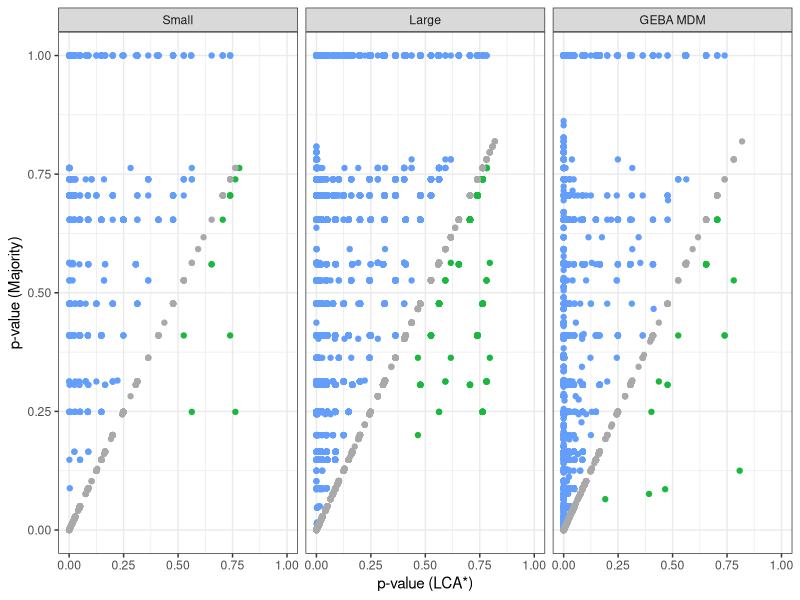
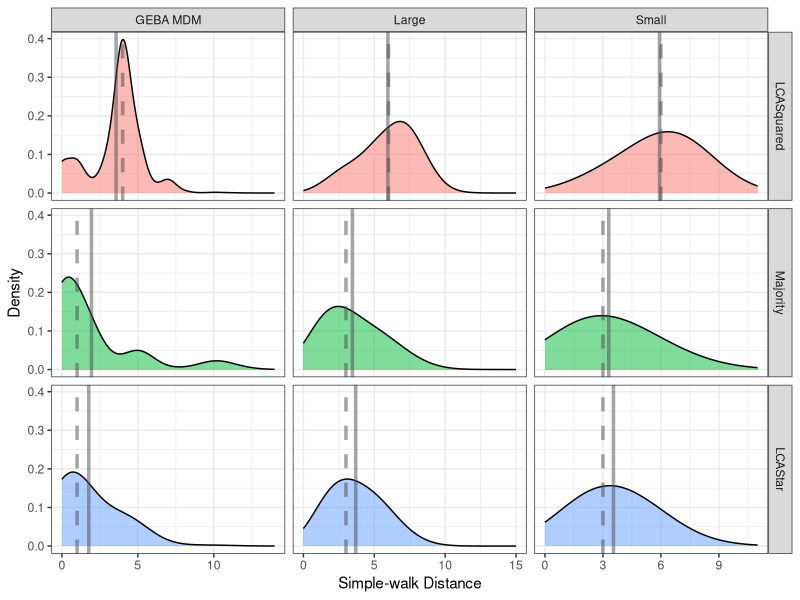
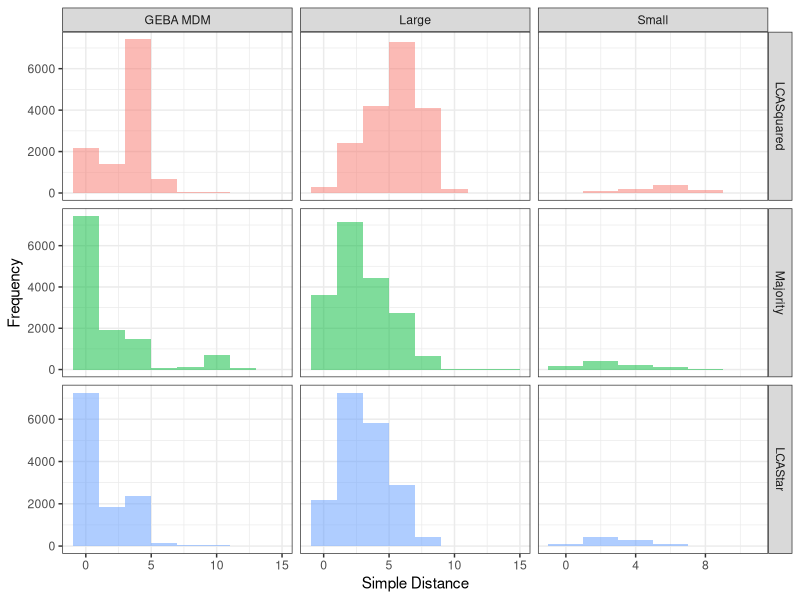
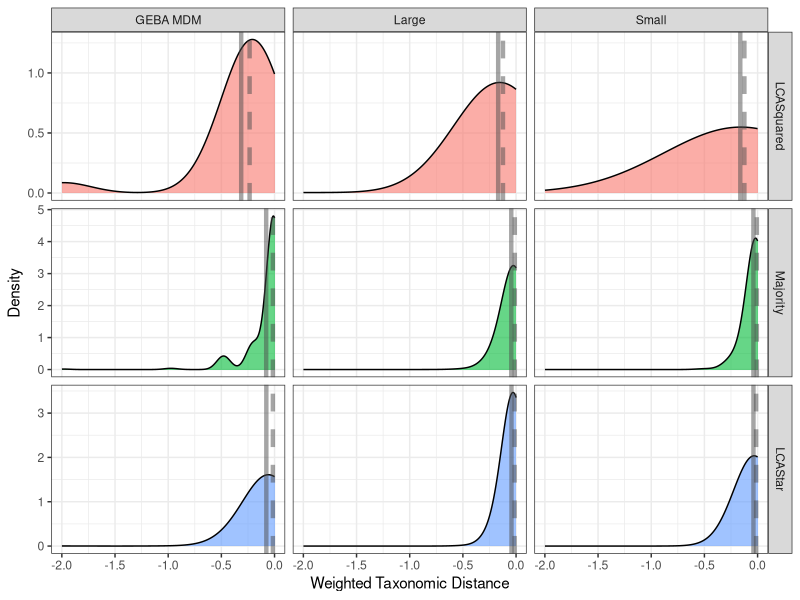
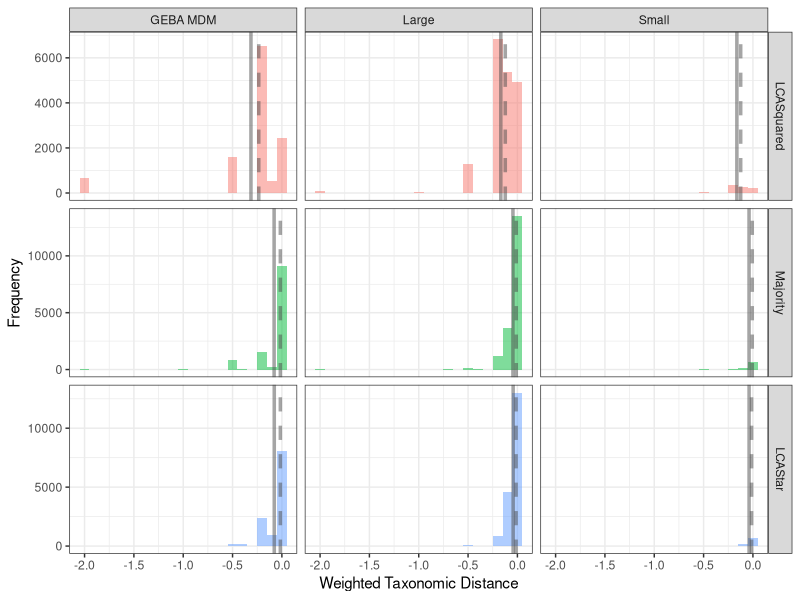
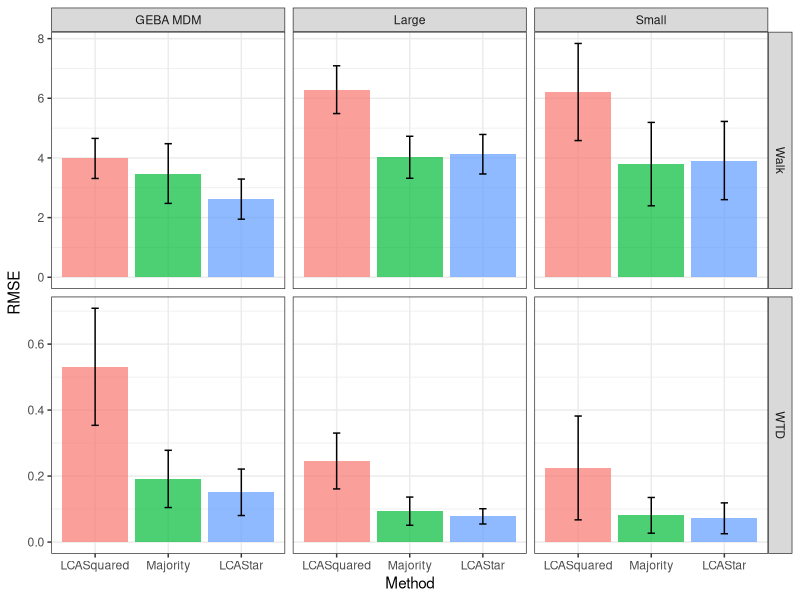
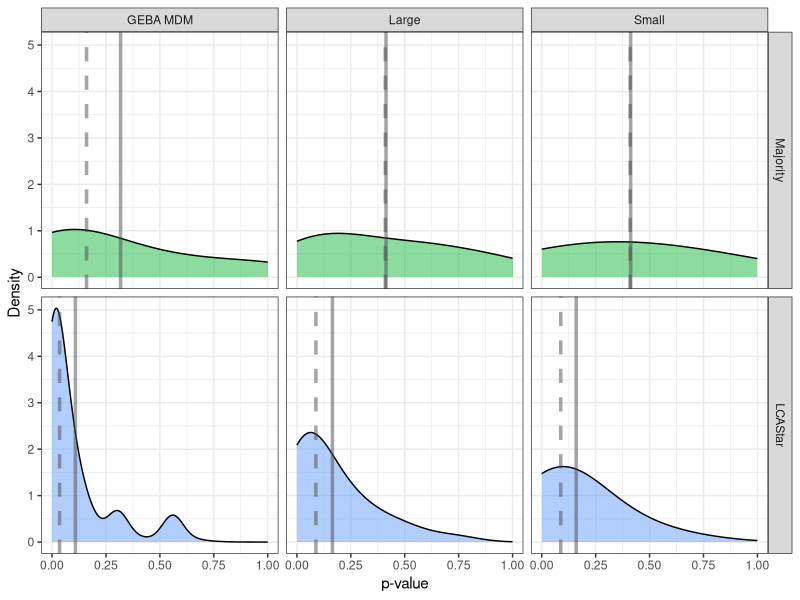
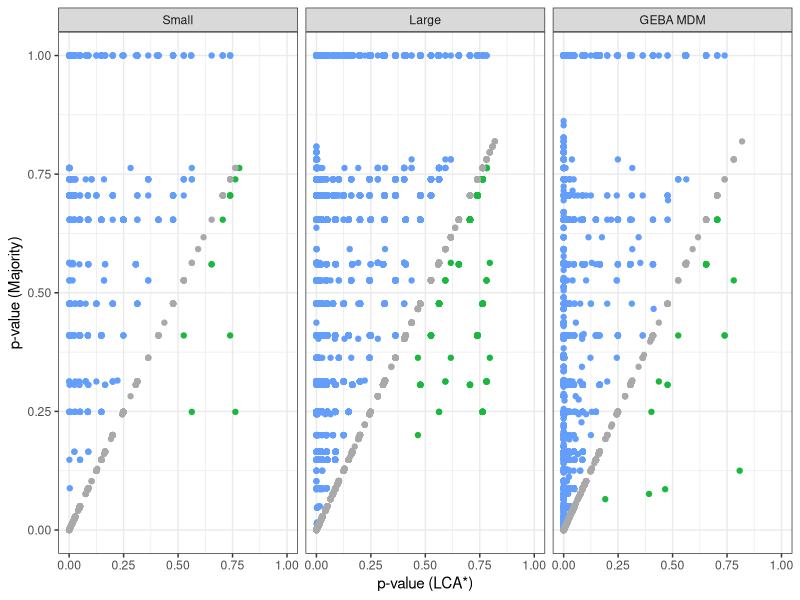

The R script that drew these images, in order:
## ---- chunk 1
library(knitr)
opts_chunk$set(warning=FALSE, message=FALSE)
## ---- chunk 2
require(ggplot2)
require(reshape2)
require(dplyr)
## ---- chunk 3
theme_set(theme_bw())
## ---- chunk 4
colClasses <- c("character", "character", "numeric", "numeric", "numeric",
                "character", "numeric", "numeric", "numeric", 
                "character", "numeric", "numeric", "character" )
test1_df <- read.table("lca_star_results/test1_lcastar.txt", sep="\t", header=T, na.strings = "None", 
                      colClasses = colClasses, strip.white=TRUE, quote="")
test2_df <- read.table("lca_star_results/test2_lcastar.txt", sep="\t", header=T, na.strings = "None", 
                      colClasses = colClasses, strip.white=TRUE, quote="")
geba_df <- read.table("lca_star_results/GEBA_SAG_all_lcastar.txt", sep="\t", header=T, na.strings = "None", 
                      colClasses = colClasses, strip.white=TRUE, quote="")

all_df <- rbind(cbind(geba_df, Sample="GEBA MDM"),cbind(test1_df, Sample="Small"),cbind(test2_df, Sample="Large"))

all_df$Sample <- factor(all_df$Sample, levels=c("Small", "Large", "GEBA MDM"))
## ---- chunk 5
# p-value compare
g1 <- ggplot(all_df, aes(x=LCAStar_p, y=Majority_p)) 
g1 <- g1 + geom_point(data = subset(all_df, LCAStar_p > Majority_p), color="#1BB840")
g1 <- g1 + geom_point(data = subset(all_df, LCAStar_p < Majority_p), color="#649EFC")
g1 <- g1 + geom_point(data = subset(all_df, LCAStar_p == Majority_p), color="darkgrey")
g1 <- g1 + xlim(0,1)
g1 <- g1 + ylim(0,1)
g1 <- g1 + xlab("p-value (LCA*)")
g1 <- g1 + ylab("p-value (Majority)")
g1 <- g1 + facet_wrap(~ Sample)
g1 <- g1 + theme(legend.position="none")
g1
pdf(file = "pdfs/fig1.pdf", width = 10.2, height=3.65)
g1
dev.off()
## ---- chunk 6
clean_up_data2 <- function(df) {
  new_df <-rbind(cbind(df$Contig, df$LCAStar, "LCAStar", df$Original, df$LCAStar_p, df$LCAStar_dist, df$LCAStar_WTD),
           cbind(df$Contig, df$Majority, "Majority", df$Original, df$Majority_p, df$Majority_dist, df$Majority_WTD),
           cbind(df$Contig, df$LCASquared, "LCASquared", df$Original, NA, df$LCASquared_dist, df$LCASquared_WTD))
  new_df <- as.data.frame(new_df)
  colnames(new_df) <- c("Contig", "Taxonomy", "Method", "Original", "p-value", "Walk", "WTD")
  new_df.m<- melt(new_df, id.vars = c("Contig", "Taxonomy", "Method", "Original"))
  new_df.m$value <- as.numeric(as.character(new_df.m$value))
  new_df.m$Method <- factor(new_df.m$Method, levels = c("LCASquared", "Majority", "LCAStar"))
  new_df.m
}
## ---- chunk 7
# reshape data into ggplot form
test1_df.m <- clean_up_data2(test1_df)
test1_df.m<- cbind(test1_df.m, Sample="Small")
test2_df.m <- clean_up_data2(test2_df)
test2_df.m <- cbind(test2_df.m, Sample="Large")
geba_df.m <- clean_up_data2(geba_df)
geba_df.m <- cbind(geba_df.m, Sample="GEBA MDM")

all_df.m <- rbind(test1_df.m, test2_df.m, geba_df.m)
## ---- chunk 8
# plotting parameters
my_line_col = "#4C4C4C"
line_size = 1.2
alpha_val = 0.5

walk_means <- select(all_df.m, Method, Sample, variable, value) %>%
  group_by(Method, Sample, variable) %>%
  filter(variable== "Walk") %>%
  summarize(mean=mean(value, na.rm = T),
            percent_25 = quantile(value, probs = 0.25, na.rm = T),
            median = quantile(value, probs=0.5, na.rm = T),
            percent_75 = quantile(value, probs = 0.75, na.rm = T))

g2 <- ggplot(subset(all_df.m, variable == "Walk"), aes(x=value, fill=Method))
# g2 <- g2 + geom_histogram(binwidth=2, alpha=0.8) 
g2 <- g2 + geom_density(adjust=5, alpha=alpha_val) 
g2 <- g2 + facet_grid(Method ~ Sample, scales = "free_x")
g2 <- g2 + theme(legend.position="none")
g2 <- g2 + geom_vline(aes(xintercept=mean), colour=my_line_col, size=line_size, alpha=alpha_val, walk_means)
g2 <- g2 + geom_vline(aes(xintercept=median), colour=my_line_col, linetype="dashed", size=line_size, alpha=alpha_val, walk_means)
g2 <- g2 + xlab("Simple-walk Distance")
g2 <- g2 + ylab("Density")
g2
pdf(file = "pdfs/fig2.pdf", width = 7, height=7)
g2
dev.off()
## ---- chunk 9
# original histograms
g2a <- ggplot(subset(all_df.m, variable == "Walk"), aes(x=value, fill=Method))
g2a <- g2a + geom_histogram(binwidth=2, alpha=alpha_val) 
# g2a <- g2a + geom_density(adjust=6, alpha=0.8) 
g2a <- g2a + facet_grid(Method ~ Sample, scales = "free")
g2a <- g2a + theme(legend.position="none")
#g2a <- g2a + geom_vline(aes(xintercept=percent_25), colour=my_line_col, size=1.5, alpha=0.5, means)
#g2a <- g2a + geom_vline(aes(xintercept=median), colour=my_line_col, size=1.5, alpha=0.5, means)
#g2a <- g2a + geom_vline(aes(xintercept=percent_75), colour=my_line_col, size=1.5, alpha=0.5, means)
g2a <- g2a + xlab("Simple Distance")
g2a <- g2a + ylab("Frequency")
g2a
## ---- chunk 10
means <- select(all_df.m, Method, Sample, variable, value) %>%
  group_by(Method, Sample, variable) %>%
  filter(variable== "WTD") %>%
  summarize(mean=mean(value, na.rm = T),
            percent_25 = quantile(value, probs = 0.25, na.rm = T),
            median = quantile(value, probs=0.5, na.rm = T),
            percent_75 = quantile(value, probs = 0.75, na.rm = T))

g3 <- ggplot(subset(all_df.m, variable == "WTD"), aes(x=value, fill=Method))
g3 <- g3 + geom_density(adjust=20, alpha=0.6) 
g3 <- g3 + facet_grid(Method ~ Sample, scales = "free_y")
g3 <- g3 + theme(legend.position="none")
g3 <- g3 + geom_vline(aes(xintercept=mean), colour=my_line_col, size=1.5, alpha=0.5, means)
g3 <- g3 + geom_vline(aes(xintercept=median), colour=my_line_col, linetype="dashed", size=1.5, alpha=0.5, means)
g3 <- g3 + xlab("Weighted Taxonomic Distance")
g3 <- g3 + ylab("Density")
g3
pdf(file = "pdfs/fig3.pdf", width = 7, height=7)
g3
dev.off()
## ---- chunk 11
g3a <- ggplot(subset(all_df.m, variable == "WTD"), aes(x=value, fill=Method))
g3a <- g3a + geom_histogram(binwidth=0.1, alpha=alpha_val) 
g3a <- g3a + facet_grid(Method ~Sample, scales = "free_y")
g3a <- g3a + theme(legend.position="none")
g3a <- g3a + geom_vline(aes(xintercept=mean), colour=my_line_col, size=line_size, alpha=alpha_val, means)
g3a <- g3a + geom_vline(aes(xintercept=median), colour=my_line_col, linetype="dashed", size=line_size, alpha=alpha_val, means)
g3a <- g3a + xlab("Weighted Taxonomic Distance")
g3a <- g3a + ylab("Frequency")
g3a
## ---- chunk 12
# function for RMSE
rmse <- function(x) {
  sqrt(mean(x^2, na.rm = T))
}

ci <- function(x, sig=0.05) {
  
  x <- x[!is.na(x)] # remove NA
  x <- x^2 # squre
  N <- length(x)
  x_sd <- sd(x, na.rm=TRUE)
  
  x_se <- x_sd / sqrt(N)
  x_se <- sqrt(x_se)
  ciMult <- qt((1-sig)/2 + .5, N-1)
  x_ci <- x_se * ciMult
  x_ci
}

# function to compute standard errors
summarySE <- function(data=NULL, measurevar, groupvars=NULL, na.rm=FALSE,
                      conf.interval=.95, .drop=TRUE) {
    require(plyr)

    # New version of length which can handle NA's: if na.rm==T, don't count them
    length2 <- function (x, na.rm=FALSE) {
        if (na.rm) sum(!is.na(x))
        else       length(x)
    }

    # This does the summary. For each group's data frame, return a vector with
    # N, mean, and sd
    datac <- ddply(data, groupvars, .drop=.drop,
      .fun = function(xx, col) {
        c(N    = length2(xx[[col]], na.rm=na.rm),
          mean = mean   (xx[[col]], na.rm=na.rm),
          sd   = sd     (xx[[col]], na.rm=na.rm)
        )
      },
      measurevar
    )

    # Rename the "mean" column    
    datac <- rename(datac, c("mean" = measurevar))

    datac$se <- datac$sd / sqrt(datac$N)  # Calculate standard error of the mean

    # Confidence interval multiplier for standard error
    # Calculate t-statistic for confidence interval: 
    # e.g., if conf.interval is .95, use .975 (above/below), and use df=N-1
    ciMult <- qt(conf.interval/2 + .5, datac$N-1)
    datac$ci <- datac$se * ciMult

    return(datac)
}

res <- select(all_df.m, Method, Sample, variable, value) %>%
       filter(variable %in% c("Walk", "WTD")) %>%
       group_by(Method, Sample, variable) %>%
       summarize(n_obs = n(), RMSE = rmse(value), sd=sd(value, na.rm=TRUE),ci=ci(value, sig=0.05), na.rm=TRUE)
g4 <- ggplot(res, aes(y=RMSE, x =Method, fill=Method)) 
g4 <- g4 + geom_bar(stat="identity", alpha=0.7) 
g4 <- g4 + facet_grid(variable~Sample, scales="free_y")
g4 <- g4 + theme(legend.position="none")
g4 <- g4 + geom_errorbar(aes(ymin=RMSE-ci, ymax=RMSE+ci), width=.1)
g4
pdf(file = "pdfs/fig4.pdf", width = 5.49, height=4.43)
g4
dev.off()
## ---- chunk 13
means <- select(all_df.m, Method, Sample, variable, value) %>%
  filter(variable== "p-value" & Method %in% c("Majority", "LCAStar")) %>%
  group_by(Method, Sample, variable) %>%
  summarize(mean=mean(value, na.rm = T),
            percent_25 = quantile(value, probs = 0.25, na.rm = T),
            median = quantile(value, probs=0.5, na.rm = T),
            percent_75 = quantile(value, probs = 0.75, na.rm = T))

g5 <- ggplot(subset(all_df.m, variable == "p-value" & Method %in% c("Majority", "LCAStar")), aes(x=value, fill=Method)) 
g5 <- g5 + geom_density(adjust=5, alpha=alpha_val)
g5 <- g5 + facet_grid(Method~Sample)
g5 <- g5 + xlab("p-value")
g5 <- g5 + ylab("Density")
g5 <- g5 + geom_vline(aes(xintercept=median), colour=my_line_col, linetype="dashed", size=line_size, alpha=alpha_val, means)
g5 <- g5 + geom_vline(aes(xintercept=mean), colour=my_line_col, size=line_size, alpha=alpha_val, means)
g5 <- g5 + scale_fill_manual(values=c("#1BB840", "#649EFC"))
g5 <- g5 + theme(legend.position="none")
g5
pdf(file = "pdfs/fig5.pdf", width = 8.77, height=6.897)
g5
dev.off()
